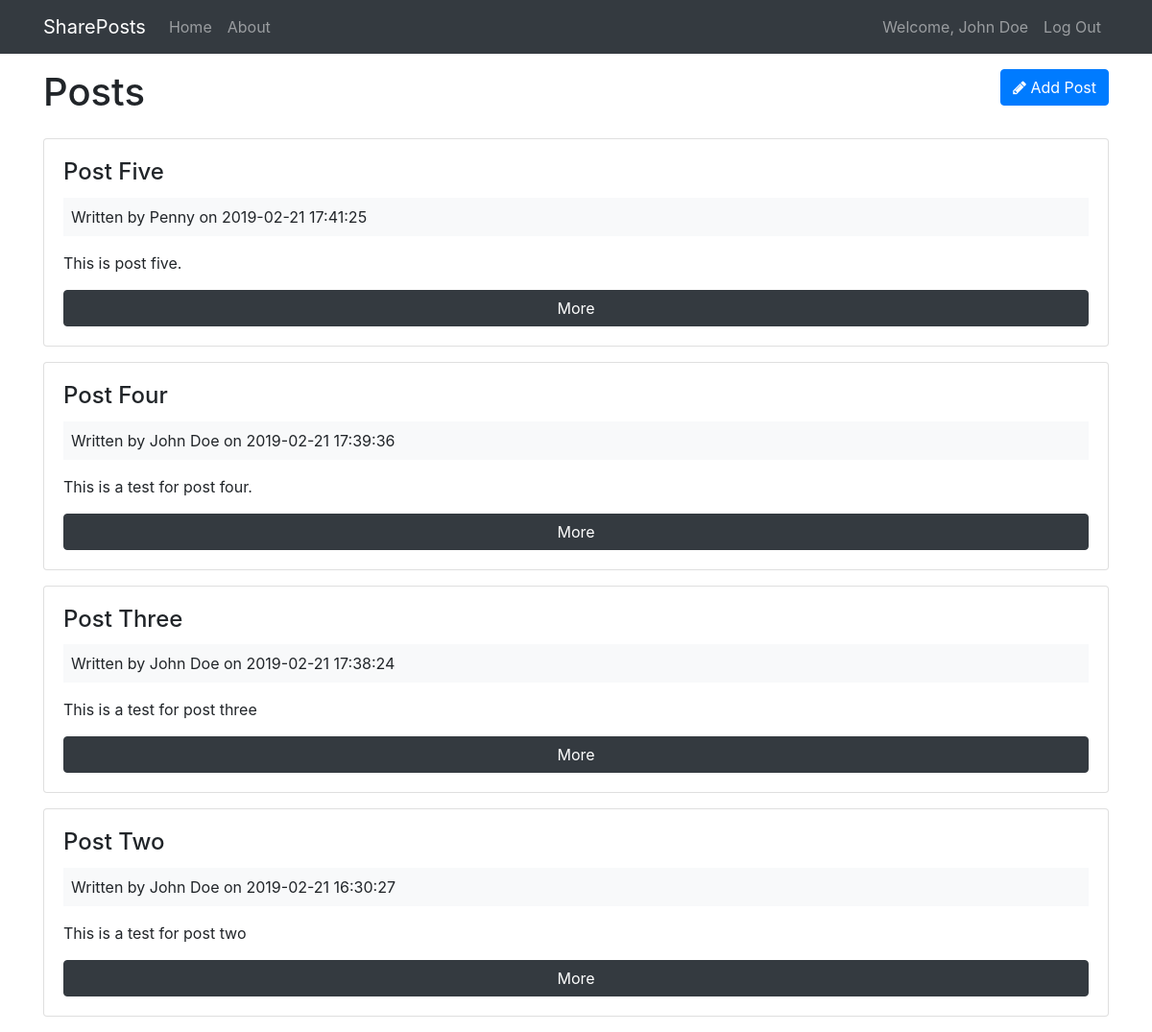
Screenshot of /posts (signed in) with the database file from the repository.
### tables this page shows
CREATE TABLE IF NOT EXISTS `posts` (
  `id` int(11) NOT NULL AUTO_INCREMENT,
  `user_id` int(11) NOT NULL,
  `title` varchar(255) NOT NULL,
  `body` text NOT NULL,
  `created_at` datetime NOT NULL DEFAULT CURRENT_TIMESTAMP,
  PRIMARY KEY (`id`)
);

CREATE TABLE IF NOT EXISTS `users` (
  `id` int(11) NOT NULL AUTO_INCREMENT,
  `name` varchar(255) NOT NULL,
  `email` varchar(255) NOT NULL,
  `password` varchar(255) NOT NULL,
  `created_at` datetime NOT NULL DEFAULT CURRENT_TIMESTAMP,
  PRIMARY KEY (`id`)
);

### app/controllers/Posts.php (called while the page is built, shortened)
<?php
class Posts extends Controller
{
	public function __construct()
	{
		$this->postModel = $this->model('Post');
	}
	public function index()
	{
		$posts = $this->postModel->getPosts();
		$data = [
			'posts' => $posts
		];
		$this->view('posts/index', $data);
	}
}

### app/libraries/Core.php (called while the page is built, shortened)
<?php
class Core
{
	protected $currentMethod = 'index';
	public function __construct()
	{
		$url = $this->getUrl();
		if (file_exists('../app/controllers/' . ucwords($url[0]) . '.php'))
		{
			unset($url[0]);
		}
		$this->currentController = new $this->currentController;
		$this->params = $url ? array_values($url) : [];
		call_user_func_array([$this->currentController, $this->currentMethod], $this->params);
	}
	public function getUrl()
	{
		if (isset($_GET['url']))
		{
			$url = rtrim($_GET['url'], '/');
			$url = filter_var($url, FILTER_SANITIZE_URL);
			$url = explode('/', $url);
			return $url;
		}
	}
}

### public/index.php (called while the page is built, shortened)
<?php
$init = new Core;

### app/libraries/Database.php (called while the page is built, shortened)
<?php
class Database
{
	private $host = DB_HOST;
	private $user = DB_USER;
	private $pass = DB_PASS;
	private $name = DB_NAME;
	private $db_handler;
	private $stmt;
	public function __construct()
	{
		$dsn = 'mysql:host=' . $this->host . ';dbname=' . $this->name;
		$options = [
			PDO::ATTR_PERSISTENT => true,
			PDO::ATTR_ERRMODE => PDO::ERRMODE_EXCEPTION,
		];
		try
		{
			$this->db_handler = new PDO($dsn, $this->user, $this->pass, $options);
		}
		catch(PDOException $e)
		{
			$this->error = $e->getMessage();
			echo $this->error;
		}
	}
	public function query($sql)
	{
		$this->stmt = $this->db_handler->prepare($sql);
	}
	public function execute()
	{
		return $this->stmt->execute();
	}
	public function resultSet()
	{
		$this->execute();
		return $this->stmt->fetchAll(PDO::FETCH_OBJ);
	}
}

### app/models/Post.php (called while the page is built, shortened)
<?php
class Post
{
	private $db;
	public function __construct()
	{
		$this->db = new Database;
	}
	public function getPosts()
	{
		$this->db->query('SELECT *,
						  posts.id as postId,
						  posts.created_at as postCreated,
						  users.id as userId,
						  users.created_at as userCreated
						  FROM posts
						  INNER JOIN users
						  ON posts.user_id = users.id
						  ORDER BY posts.created_at DESC');
		$results = $this->db->resultSet();
		return $results;
	}
}

### app/views/posts/index.php (the view, shortened to what this page needs)
<?php require APPROOT . '/views/inc/header.php'; ?>
<div class="row mb-3">
	<div class="col-md-6">
		<h1>Posts</h1>
	</div>
	<div class="col-md-6">
		<a href="<?= URLROOT; ?>/posts/add" class="btn btn-primary pull-right">
			<i class="fa fa-pencil"></i> Add Post
		</a>
	</div>
</div>
<?php foreach ($data['posts'] as $post) : ?>
	<div class="card card-body mb-3">
		<h4 class="card-title"> <?= $post->title; ?> </h4>
		<div class="bg-light p-2 mb-3">
			Written by <?= $post->name; ?> on <?= $post->postCreated; ?>
		</div>
		<p class="card-text">
			<?= $post->body; ?>
		</p>
		<a href="<?= URLROOT; ?>/posts/show/<?= $post->postId; ?>" class="btn btn-dark">
			More
		</a>
	</div>
<?php endforeach; ?>
<?php require APPROOT . '/views/inc/footer.php'; ?>

### app/libraries/Controller.php (shortened to what this page needs)
<?php
class Controller
{
	public function view($view, $data = [])
	{
		if (file_exists('../app/views/' . $view . '.php'))
		{
			require_once '../app/views/' . $view . '.php';
		}
		else
		{
			die('View does not exist');
		}
	}
}

### app/views/inc/header.php (shortened to what this page needs)
<!DOCTYPE html>
<html lang="en">
<head>
	<link rel="stylesheet" href="https://stackpath.bootstrapcdn.com/bootstrap/4.3.1/css/bootstrap.min.css">
	<link href="https://stackpath.bootstrapcdn.com/font-awesome/4.7.0/css/font-awesome.min.css" rel="stylesheet">
	<link rel="stylesheet" href="<?= URLROOT; ?>/css/style.css">
</head>
<body>
	<?php require APPROOT . '/views/inc/navbar.php'; ?>
	<div class="container">

### app/views/inc/navbar.php (shortened to what this page needs)
<nav class="navbar navbar-expand-lg navbar-dark bg-dark mb-3">
	<div class="container">
		<a class="navbar-brand" href="<?= URLROOT; ?>"> <?= SITENAME; ?></a>
		<div class="collapse navbar-collapse" id="navbarsExampleDefault">
			<ul class="navbar-nav mr-auto">
				<li class="nav-item">
					<a class="nav-link" href="<?= URLROOT; ?>">Home</a>
				</li>
				<li class="nav-item">
					<a class="nav-link" href="<?= URLROOT; ?>/pages/about">About</a>
				</li>
			</ul>
			<ul class="navbar-nav ml-auto">
				<?php if (isset($_SESSION['user_id'])) : ?>
					<li class="nav-item">
						<a class="nav-link" href="#"> Welcome, <?= $_SESSION['user_name']; ?> </a>
					</li>
					<li class="nav-item">
						<a class="nav-link" href="<?= URLROOT; ?>/users/logout">Log Out</a>
					</li>
				<?php endif; ?>
			</ul>
		</div>
	</div>
</nav>

### app/views/inc/footer.php (shortened to what this page needs)
	</div>
</body>
</html>

### public/css/style.css (style rules this page uses)
html { font-family: sans-serif; }

### rows the page displays
posts: title "Post Five", user.name "Penny", created_at "2019-02-21 17:41:25", body "This is post five."
posts: title "Post Four", user.name "John Doe", created_at "2019-02-21 17:39:36", body "This is a test for post four."
posts: title "Post Three", user.name "John Doe", created_at "2019-02-21 17:38:24", body "This is a test for post three"
posts: title "Post Two", user.name "John Doe", created_at "2019-02-21 16:30:27", body "This is a test for post two"

### other values shown
SITENAME "SharePosts"
$_SESSION['user_name'] "John Doe"
